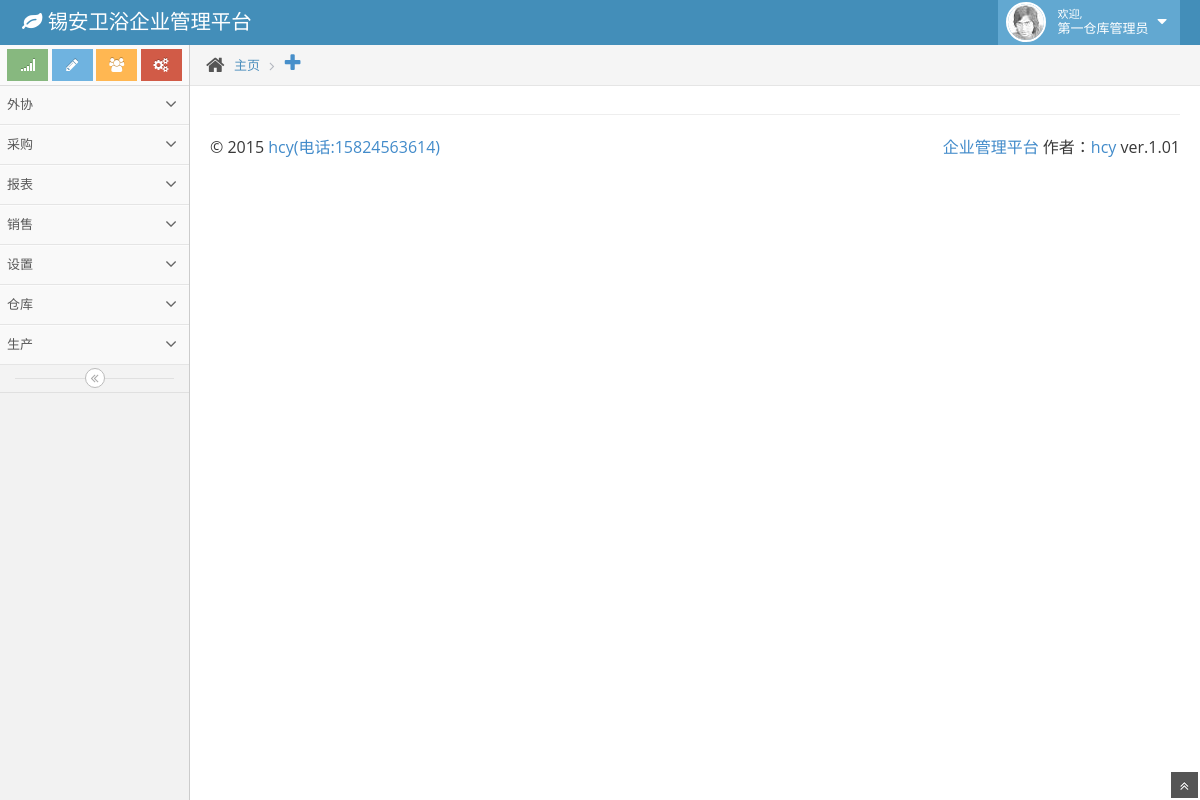
Screenshot of / (signed in) with the database file from the repository.
### tables this page shows
CREATE TABLE "pages" (
"id"  INTEGER PRIMARY KEY AUTOINCREMENT NOT NULL,
"page_name"  TEXT,
"url"  TEXT,
"module_id"  TEXT,
"icon"  TEXT DEFAULT book
);

CREATE TABLE "modules" (
"module_name"  TEXT,
"icon"  TEXT,
"module_id"  TEXT NOT NULL,
PRIMARY KEY ("module_id")
);

### include/init.inc.php (called while the page is built, shortened)
<?php
function AppAutoLoad($classname){
	$filename = str_replace('_', '/', $classname) . '.class.php';
    $filepath = APP_BASE_CLASS . $filename;
    if (file_exists($filepath)) {
        return include $filepath;
    }else{
		$handle=opendir(APP_BASE_CLASS);
		while (false !== ($file = readdir($handle))) {
			if (is_dir(APP_BASE_CLASS. "/" . $file)) {
				$filepath=APP_BASE_CLASS."/".$file."/".$filename;
			}
		}
	}
    $filepath = APP_BASE_LIB . $filename;
    if (file_exists($filepath)) {
        return include $filepath;
    }
    throw new Exception( $filepath . ' NOT FOUND!');
}
?>

### include/lib/Medoo.class.php (called while the page is built, shortened)
<?php
class Medoo{
	protected $pdo =null;
	protected $charset = 'utf8';
	public function __construct($database){
		try {
			$this->database_file = $database;
			$type='sqlite';
			$dsn = $type . ':' . $this->database_file;
			$this->username = null;
			$this->password = null;
			$this->pdo=null;
			$this->pdo = new PDO(
				$dsn,
				$this->username,
				$this->password,
				$this->option
			);
			$this->pdo->exec('SET NAMES \'' . $this->charset . '\'');
		}
		catch (PDOException $e) {
			echo $e->getMessage();
		}
	}
	public function query($query)
	{
		return $this->pdo->query($query);
	}
}
?>

### include/class/Base.class.php (called while the page is built, shortened)
<?php
class Base {
	protected static $db_container = array();
	public static function __instance($database=DB_NAME){
		if( @self::$db_container[$database]  == null ){
			self::$db_container[$database] = new Medoo( $database );
			return self::$db_container[$database];
		}
		return self::$db_container[$database];
	}
}

### include/class/Page.class.php (called while the page is built)
<?php
class Page extends Base {
	public static function getPages() {
		$db=self::__instance();
		$sql="select * from pages left join modules on pages.module_id=modules.module_id
			order by module_id";
		$list = $db->query($sql)->fetchAll();
		if ($list) {
			return $list;
		}
		return array ();
	}
}

### leftside.php (the view, shortened to what this page needs)
<?php
	$pages=Page::getPages();
	for($i=0;$i<count($pages);$i++){
		if (($i==0) or ($pages[$i]['module_id']<>$pages[$i-1]['module_id'])){
			if ($i<>0){
				echo '</li>';
			};
			echo '<li>';
			echo '<a href="#" class="dropdown-toggle">';
			echo '<span class="menu-text">
				'.$pages[$i]['module_name'].'
			</span>
			<b class="arrow icon-angle-down"></b>';
			echo '</a>';
		}
	}
	echo '</li>';
?>

### index.php (shortened to what this page needs)
<?php
	require ('./include/init.inc.php');
?>
<!DOCTYPE html>
<html lang="en">
	<head>
		<link href="assets/css/bootstrap.min.css" rel="stylesheet" />
		<link rel="stylesheet" href="assets/css/font-awesome.min.css" />
		<link rel="stylesheet" href="assets/css/jquery-ui-1.10.3.full.min.css" />
		<link rel="stylesheet" href="assets/css/chosen.css" />
		<link rel="stylesheet" href="assets/css/datepicker.css" />
		<link rel="stylesheet" href="assets/css/ui.jqgrid.css" />
		<link rel="stylesheet" href="assets/css/ace.min.css" />
		<link rel="stylesheet" href="assets/css/ace-rtl.min.css" />
		<link rel="stylesheet" href="assets/css/ace-skins.min.css" />
		<link rel="stylesheet" href="assets/css/custom.css" />
		<link rel="stylesheet" href="assets/css/jquery.gritter.css" />
	</head>
	<body ng-app="indexApp">
		<div class="navbar navbar-default" id="navbar">
			<div class="navbar-container" id="navbar-container">
				<div class="navbar-header pull-left">
					<a href="#" class="navbar-brand">
						<small>
							<i class="icon-leaf"></i>
							<?php echo APP_TITLE;?>
						</small>
					</a>
				</div>
				<div class="navbar-header pull-right" role="navigation">
					<ul class="nav ace-nav">
						<li class="light-blue">
							<a data-toggle="dropdown" href="#" class="dropdown-toggle">
								<img class="nav-user-photo" src="assets/avatars/user.jpg" alt="Jason's Photo" />
								<span class="user-info">
									<small>欢迎,</small>
									<?php echo $_SESSION['user_info']['user_name'];?>
								</span>
								<i class="icon-caret-down"></i>
							</a>
						</li>
					</ul>
				</div>
			</div>
		</div>
		<div class="main-container" id="main-container">
			<div class="main-container-inner">
				<div class="sidebar" id="sidebar">
					<div class="sidebar-shortcuts" id="sidebar-shortcuts">
						<div class="sidebar-shortcuts-large" id="sidebar-shortcuts-large">
							<button class="btn btn-success">
								<i class="icon-signal"></i>
							</button>
							<button class="btn btn-info">
								<i class="icon-pencil"></i>
							</button>
							<button class="btn btn-warning">
								<i class="icon-group"></i>
							</button>
							<button class="btn btn-danger">
								<i class="icon-cogs"></i>
							</button>
						</div>
					</div>
					<ul class="nav nav-list">
					<?php
						include('leftside.php');
					?>
					</ul>
					<div class="sidebar-collapse" id="sidebar-collapse">
						<i class="icon-double-angle-left" data-icon1="icon-double-angle-left" data-icon2="icon-double-angle-right"></i>
					</div>
				</div>
				<div class="main-content">
					<div class="breadcrumbs" id="breadcrumbs">
						<ul class="breadcrumb">
							<li>
								<i class="icon-home home-icon"></i>
								<a href="#">主页</a>
							</li>
							<li class="active" id="title"></li>
							<i class='icon-plus blue actionIcon pointer tooltip-warning' data-rel='tooltip' title='添加到首页' data-placement='right' onclick='addShortcut()' ></i>
						</ul>
					</div>
					<div class="page-content">
						<footer style="font-size:16px">
	                        <hr>
	                        <p class="pull-right"><a href="mailto:imate818@gmail.com" target="_blank">企业管理平台</a>
								作者：<a href="mailto:imate818@gmail.com" target="_blank">hcy </a>ver.<?php echo VERSION;?></p>
	                        <p >© 2015 <a href="mailto:imate818@gmail.com" target="_blank">hcy(电话:15824563614)</a></p>
		                </footer>
					</div>
				</div>
			</div>
			<a href="#" id="btn-scroll-up" class="btn-scroll-up btn btn-sm btn-inverse">
				<i class="icon-double-angle-up icon-only bigger-110"></i>
			</a>
		</div>
		</body>
	</body>
</html>

### assets/css/custom.css (style rules this page uses)
.pointer { cursor: pointer; }
.actionIcon { font-size:20px; }

### rows the page displays
pages: module.module_name "外协"
pages: module.module_name "采购"
pages: module.module_name "报表"
pages: module.module_name "销售"
pages: module.module_name "设置"
pages: module.module_name "仓库"
pages: module.module_name "生产"

### other values shown
APP_TITLE "锡安卫浴企业管理平台"
$_SESSION['user_info']['user_name'] "第一仓库管理员"
VERSION "1.01"
